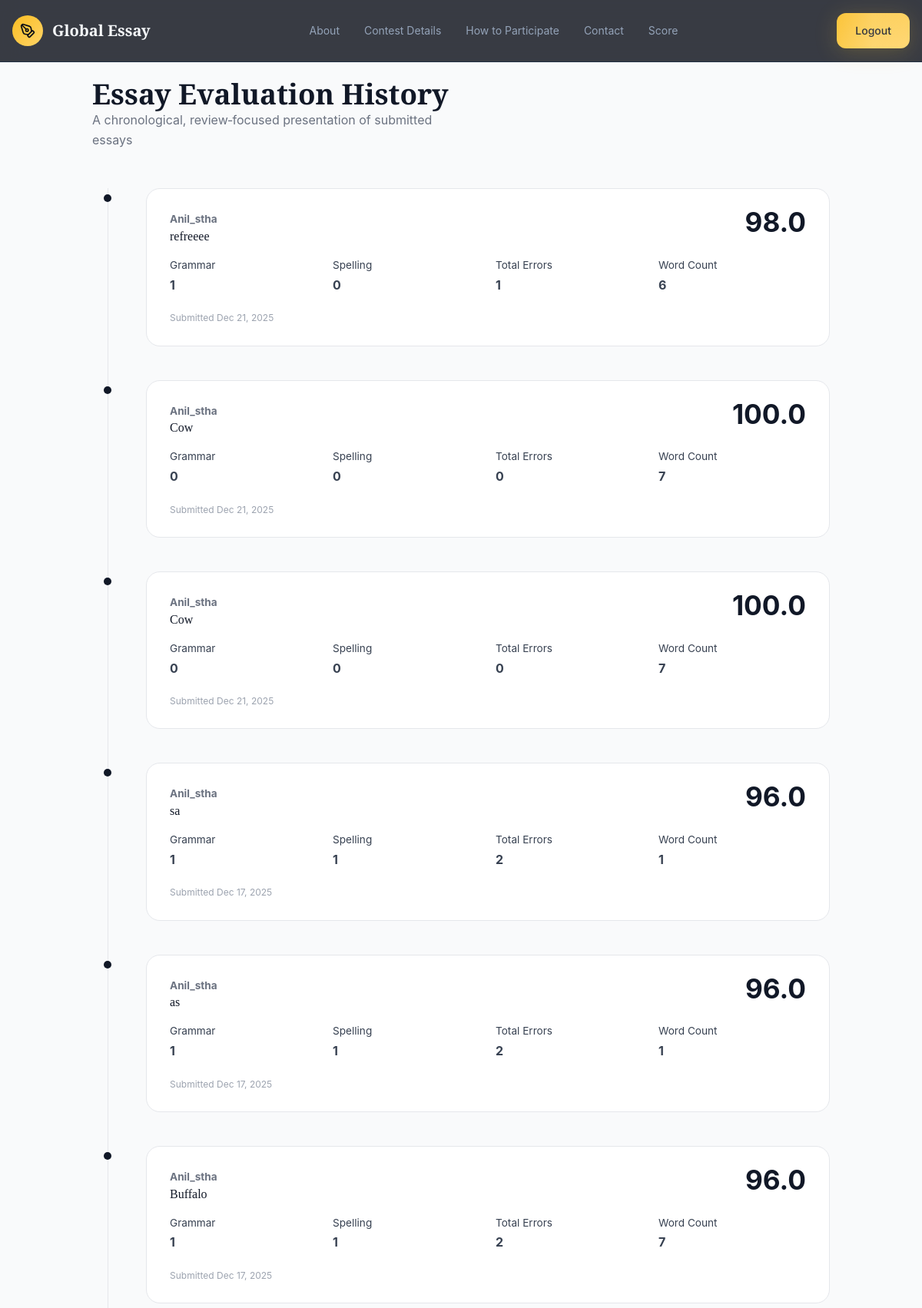
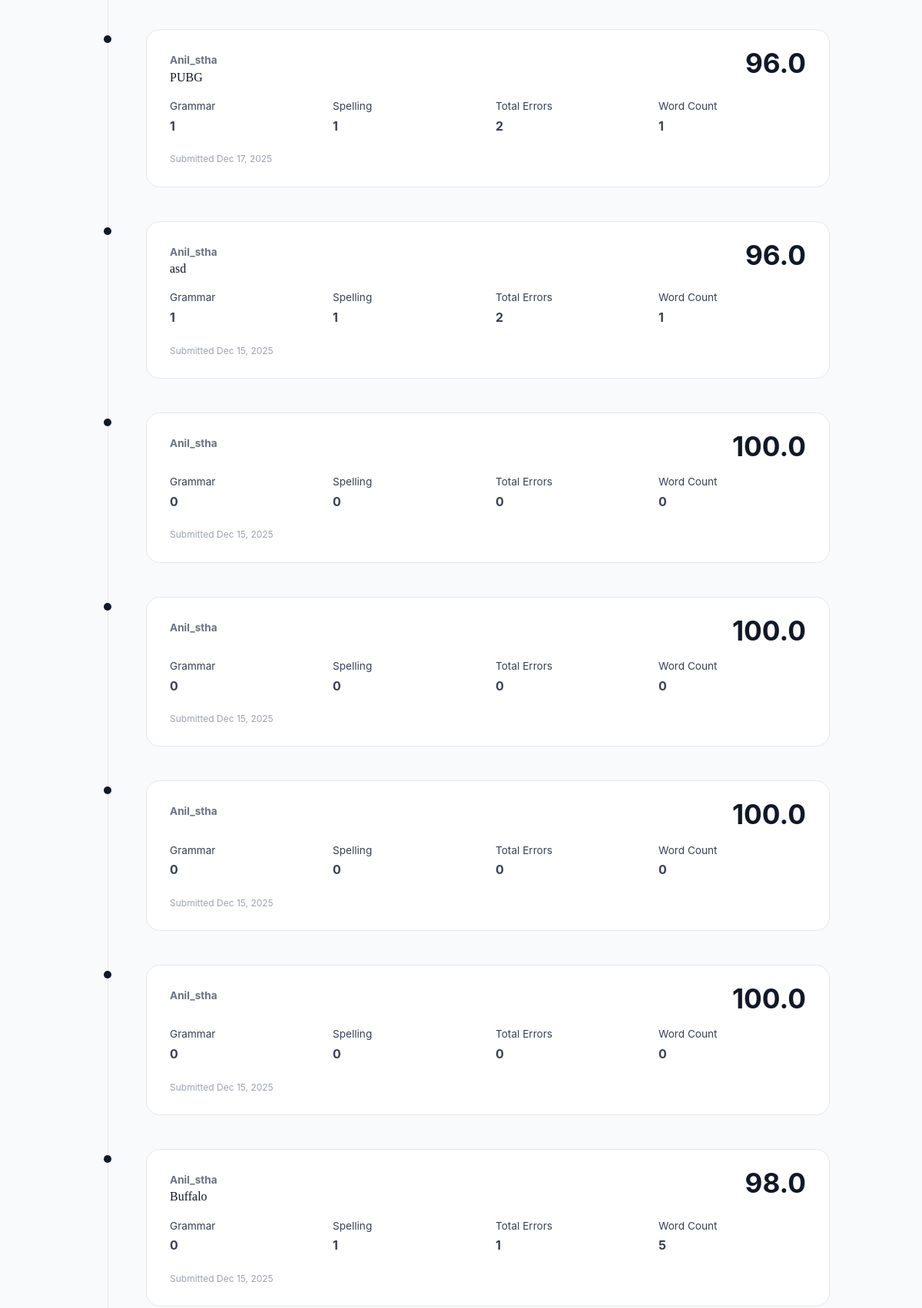
The app's page /all-scores/ (signed in, upper part) with its own data (2 pictures, top to bottom).
### task/models.py (models this page shows, shortened)
class UserTask(models.Model):
    user = models.ForeignKey(User, on_delete=models.CASCADE)
    essay_title = models.CharField(max_length=255)
    essay_text = models.TextField()
    score = models.FloatField(default=0)
    grammar_errors = models.IntegerField(default=0)
    spelling_errors = models.IntegerField(default=0)
    total_errors = models.IntegerField(default=0)
    word_count = models.IntegerField(default=0)
    submitted_at = models.DateTimeField(auto_now_add=True)

### task/views.py (the view)
# urls.py: path("all-scores/", views.all_scores_page, name="all_scores"),
@login_required
def all_scores_page(request):
    if request.user.is_superuser:
        tasks = UserTask.objects.all().order_by("-submitted_at")
    else:
        tasks = UserTask.objects.filter(user=request.user).order_by("-submitted_at")
    return render(request, "all_scores.html", {"tasks": tasks})

### task/templates/all_scores.html (shortened to what this page needs)
{% extends "base.html" %}
{% block content %}
<div class="container-wrap">
    <div class="topbar">
        <div>
            <h1>Essay Evaluation History</h1>
            <p>A chronological, review‑focused presentation of submitted essays</p>
        </div>
    </div>
    <div class="timeline" id="timeline">
        {% for t in tasks %}
        <div class="entry">
            <div class="dot"></div>
            <div class="entry-card">
                <div class="entry-header">
                    <div>
                        <span style="font-weight: bold;">{{ t.user.get_full_name|default:t.user.username }}</span>
                        <h4 style=" font-weight: 200; ">{{ t.essay_title }}</h4>
                    </div>
                    <div class="entry-score">{{ t.score }}</div>
                </div>
                <div class="stats">
                    <div>Grammar<strong>{{ t.grammar_errors }}</strong></div>
                    <div>Spelling<strong>{{ t.spelling_errors }}</strong></div>
                    <div>Total Errors<strong>{{ t.total_errors }}</strong></div>
                    <div>Word Count<strong>{{ t.word_count }}</strong></div>
                </div>
                <div class="date">Submitted {{ t.submitted_at|date:"M d, Y" }}</div>
            </div>
        </div>
        {% empty %}
        <p class="text-muted">No submissions available.</p>
        {% endfor %}
    </div>
</div>
{% endblock %}

### Main/Templates/base.html (style rules this page uses)
:root { --background: hsl(222, 47%, 6%); --foreground: hsl(210, 40%, 98%); --card: hsl(222, 47%, 9%); --card-foreground: hsl(210, 40%, 98%); --primary: hsl(43, 96%, 56%); --primary-foreground: hsl(222, 47%, 6%); --secondary: hsl(217, 33%, 17%); --secondary-foreground: hsl(210, 40%, 98%); --muted: hsl(217, 33%, 17%); --muted-foreground: hsl(215, 20%, 65%); --accent: hsl(199, 89%, 48%); --accent-foreground: hsl(222, 47%, 6%); --border: hsl(217, 33%, 20%); --gold: hsl(43, 96%, 56%); --gold-light: hsl(43, 100%, 70%); --gold-dark: hsl(43, 90%, 40%); --navy: hsl(222, 47%, 6%); --navy-light: hsl(222, 40%, 12%); --slate: hsl(217, 33%, 17%); --cyan: hsl(199, 89%, 48%); --gradient-gold: linear-gradient( 135deg, hsl(43, 96%, 56%), hsl(43, 100%, 70%) ); --gradient-hero: linear-gradient( 180deg, hsl(222, 47%, 6%) 0%, hsl(222, 40%, 10%) 100% ); --gradient-card: linear-gradient( 145deg, hsl(222, 47%, 9%), hsl(217, 33%, 12%) ); --gradient-glow: radial-gradient( ellipse at center, hsla(43, 96%, 56%, 0.15) 0%, transparent 70% ); --shadow-gold: 0 4px 30px hsla(43, 96%, 56%, 0.2); --shadow-card: 0 10px 40px hsla(222, 47%, 3%, 0.5); --font-display: "Playfair Display", serif; --font-body: "Inter", sans-serif; --radius: 0.75rem; }
*, *::before, *::after { box-sizing: border-box; margin: 0; padding: 0; }
html { scroll-behavior: smooth; }
body { font-family: var(--font-body); background: var(--background); color: var(--foreground); line-height: 1.6; min-height: 100vh; }
h1, h2, h3, h4, h5, h6 { font-family: var(--font-display); line-height: 1.2; }

### task/templates/all_scores.html (style rules this page uses)
body { background:#f9fafb; color:#111827; font-family:-apple-system,BlinkMacSystemFont,"Segoe UI",Roboto; }
.container-wrap { max-width:1000px; margin:auto; padding:100px 20px 80px; }
.topbar { display:flex; justify-content:space-between; align-items:flex-end; gap:20px; margin-bottom:50px; }
.topbar h1 { font-size:2.3rem; font-weight:700; line-height:1.2; }
.topbar p { color:#6b7280; max-width:480px; }
.timeline { display:flex; flex-direction:column; gap:44px; position:relative; }
.timeline:before { content:""; position:absolute; left:20px; top:0; bottom:0; width:1px; background:#e5e7eb; }
.entry { display:grid; grid-template-columns:40px 1fr; gap:30px; }
.dot { width:10px; height:10px; border-radius:50%; background:#111827; margin-top:8px; position:relative; left:15px; }
.entry-card { background:#ffffff; border-radius:18px; padding:26px 30px; border:1px solid #e5e7eb; }
.entry-header { display:flex; justify-content:space-between; align-items:flex-start; gap:20px; margin-bottom:18px; }
.entry-header span { font-size:.85rem; color:#6b7280; }
.entry-score { font-size:2.2rem; font-weight:700; line-height:1; }
.stats { display:grid; grid-template-columns:repeat(4,1fr); gap:20px; font-size:.85rem; color:#374151; }
.stats div strong { display:block; font-size:1rem; margin-top:2px; }
.date { margin-top:20px; font-size:.75rem; color:#9ca3af; }

### records on screen
UserTask: user.get_full_name "Anil_stha", essay_title "refreeee", score "98.0", grammar_errors "1", spelling_errors "0", total_errors "1", word_count "6", submitted_at "Dec 21, 2025"
UserTask: user.get_full_name "Anil_stha", essay_title "Cow", score "100.0", grammar_errors "0", spelling_errors "0", total_errors "0", word_count "7", submitted_at "Dec 21, 2025"
UserTask: user.get_full_name "Anil_stha", essay_title "Cow", score "100.0", grammar_errors "0", spelling_errors "0", total_errors "0", word_count "7", submitted_at "Dec 21, 2025"
UserTask: user.get_full_name "Anil_stha", essay_title "sa", score "96.0", grammar_errors "1", spelling_errors "1", total_errors "2", word_count "1", submitted_at "Dec 17, 2025"
UserTask: user.get_full_name "Anil_stha", essay_title "as", score "96.0", grammar_errors "1", spelling_errors "1", total_errors "2", word_count "1", submitted_at "Dec 17, 2025"
UserTask: user.get_full_name "Anil_stha", essay_title "Buffalo", score "96.0", grammar_errors "1", spelling_errors "1", total_errors "2", word_count "7", submitted_at "Dec 17, 2025"
UserTask: user.get_full_name "Anil_stha", essay_title "PUBG", score "96.0", grammar_errors "1", spelling_errors "1", total_errors "2", word_count "1", submitted_at "Dec 17, 2025"
UserTask: user.get_full_name "Anil_stha", essay_title "asd", score "96.0", grammar_errors "1", spelling_errors "1", total_errors "2", word_count "1", submitted_at "Dec 15, 2025"
UserTask: user.get_full_name "Anil_stha", score "100.0", grammar_errors "0", spelling_errors "0", total_errors "0", word_count "0", submitted_at "Dec 15, 2025"
UserTask: user.get_full_name "Anil_stha", score "100.0", grammar_errors "0", spelling_errors "0", total_errors "0", word_count "0", submitted_at "Dec 15, 2025"
UserTask: user.get_full_name "Anil_stha", score "100.0", grammar_errors "0", spelling_errors "0", total_errors "0", word_count "0", submitted_at "Dec 15, 2025"
UserTask: user.get_full_name "Anil_stha", score "100.0", grammar_errors "0", spelling_errors "0", total_errors "0", word_count "0", submitted_at "Dec 15, 2025"
UserTask: user.get_full_name "Anil_stha", essay_title "Buffalo", score "98.0", grammar_errors "0", spelling_errors "1", total_errors "1", word_count "5", submitted_at "Dec 15, 2025"
